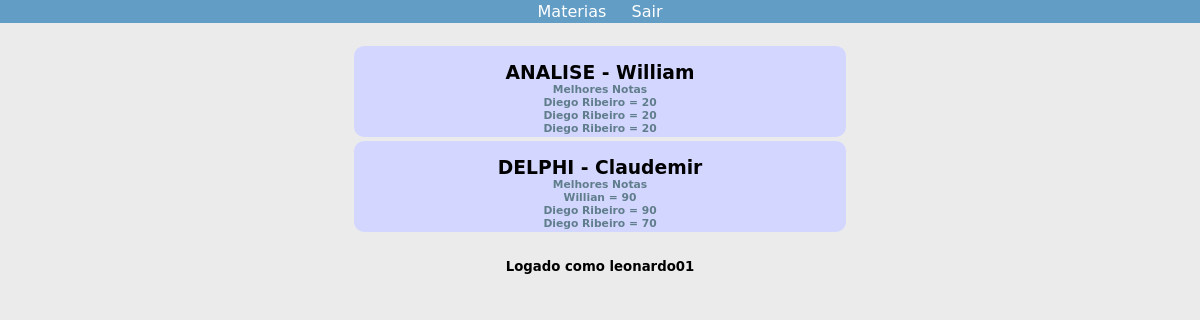
/ (signed in), run on the app's committed database.
### tables this page shows
CREATE TABLE IF NOT EXISTS `materias` (
  `cod_materia` int(11) NOT NULL AUTO_INCREMENT,
  `nome_materia` varchar(30) NOT NULL,
  PRIMARY KEY (`cod_materia`)
);

CREATE TABLE IF NOT EXISTS `total_pontos` (
  `cod_total` int(11) NOT NULL AUTO_INCREMENT,
  `max_pontos` float NOT NULL,
  `usuario` int(11) NOT NULL,
  `materia` int(11) NOT NULL,
  `data` datetime NOT NULL,
  PRIMARY KEY (`cod_total`),
  KEY `cod_usuario` (`usuario`),
  KEY `cod_materia` (`materia`)
);

CREATE TABLE IF NOT EXISTS `usuario` (
  `cod_usuario` int(11) NOT NULL AUTO_INCREMENT,
  `nome` varchar(30) NOT NULL,
  `ano_curso` int(1) NOT NULL,
  `email_usuario` varchar(50) NOT NULL,
  `username` varchar(30) NOT NULL,
  `senha` varchar(50) NOT NULL,
  `nivel` int(3) NOT NULL,
  `status` int(21) NOT NULL,
  `estudando_materia` int(11) NOT NULL,
  PRIMARY KEY (`cod_usuario`)
);

### views/escolher_materia.php (the view, shortened to what this page needs)
<?php
	include("header.php");
?>
<div id="menu">
			<?php
                include("includes/menu.php");
            ?>
</div>
<div id="principal">
	<?php
		if($nivel == 2 || $nivel == 3){
			$conectar=new DB;
			$conexao=$conectar->conectar();
	?>
	<form action="estudar.php?acao=escolhaMateria" method="post" name="escolherMateria"><br>
	<?php
	$i=1;
		$buscarMaterias= mysqli_query($conexao, "SELECT * FROM materias");
		while($materias=mysqli_fetch_array($buscarMaterias,MYSQLI_BOTH)){
			$cod_materia=$materias["cod_materia"];
			$nome_materia=$materias["nome_materia"];
	?>
	<div class="materia" id="materia<?php echo $i++;?>" onclick="document.getElementById('cod<?php echo $cod_materia;?>').checked=true; document.escolherMateria.submit();">
		<tr>
			<td>
				<h3><div class="radio"><input type="radio" name="materia" id="cod<?php echo $cod_materia;?>" value="<?php echo $cod_materia;?>"></div>
				<?php
					echo $nome_materia;
				?>
				</h3>
			</td>
		</tr>
		<?php
		$buscaNotas= mysqli_query($conexao, "SELECT * FROM total_pontos WHERE materia='$cod_materia'");
		$temNota =  mysqli_num_rows($buscaNotas);
		if($temNota != 0){
		?>
		<h6 style='color:#607D8B;'}>Melhores Notas<br>
		<?php
			$buscarMelhores= mysqli_query($conexao, "SELECT DISTINCT * FROM total_pontos inner join usuario on total_pontos.usuario=usuario.cod_usuario where materia=$cod_materia ORDER BY max_pontos DESC LIMIT 3");
			while($top3=mysqli_fetch_array($buscarMelhores,MYSQLI_BOTH)){
				$nota=$top3["max_pontos"];
				$nomeMelhor=$top3["nome"];
				echo "$nomeMelhor = $nota<br>";
			}
		}
		?></h6>
</div>
<?php
		}
	?>
	</form>
		<?php mysqli_close($conexao);
		include("includes/fim.php");
		}
		?>
</div>
</body>
</html>

### css/estilos.css (style rules this page uses)
* { margin:0; padding:0; outline:none; list-style:none; }
body,#principal { font-family: "Lucida Grande", "Lucida Sans Unicode", "Lucida Sans", "DejaVu Sans", Verdana, sans-serif ; background-color: #EBEBEB; margin:0 auto; }
#principal { width:80%; }
.materia,#Resposta1,#Resposta2,#Resposta3 { margin:0 auto 4px auto; width:50%; height:auto; background-color:#D3D7FF; border-radius:10px; text-align:left; padding: 16px 8px 2px 8px; line-height: middle; cursor: Pointer; }
.materia { text-align:center; }
form { margin:0; padding:4px; }

### data on the page
materias: nome_materia "ANALISE - William"
total_pontos: usuario.nome "Diego Ribeiro", max_pontos "20"
total_pontos: usuario.nome "Diego Ribeiro", max_pontos "20"
total_pontos: usuario.nome "Diego Ribeiro", max_pontos "20"
materias: nome_materia "DELPHI - Claudemir"
total_pontos: usuario.nome "Willian", max_pontos "90"
total_pontos: usuario.nome "Diego Ribeiro", max_pontos "90"
total_pontos: usuario.nome "Diego Ribeiro", max_pontos "70"

### other printed values
$usuario "leonardo01"
